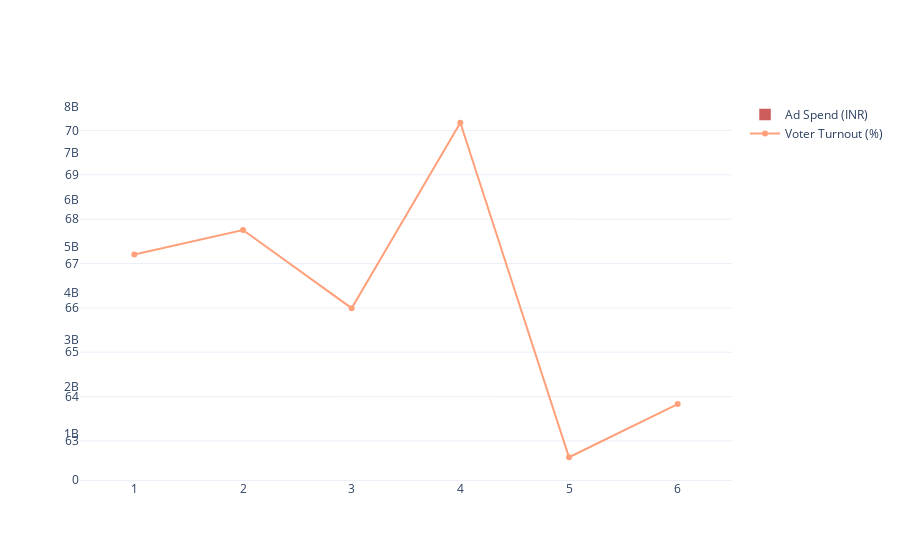

The code cell stored with this chart in its notebook:
### Markdown cell above
### Ad spending and voter turnout by election phase:

### Code cell
phase_analysis = merged_data.groupby('Phase').agg({
    'Amount spent (INR)': 'sum',
    'Polled (%)': 'mean'
}).reset_index()

fig = go.Figure()

fig.add_trace(go.Bar(
    x=phase_analysis['Phase'],
    y=phase_analysis['Amount spent (INR)'],
    name='Ad Spend (INR)',
    marker_color='indianred',
    yaxis='y1'
))

fig.add_trace(go.Scatter(
    x=phase_analysis['Phase'],
    y=phase_analysis['Polled (%)'],
    name='Voter Turnout (%)',
    marker_color='lightsalmon',
    yaxis='y2'
))

fig.show()

### Figure 1 — Plotly figure (JSON) as saved in the notebook; plotly's stock layout.template omitted (floating-point values rounded to 4 significant figures)
{"data": [{"marker": {"color": "indianred"}, "name": "Ad Spend (INR)", "type": "bar", "x": [1, 2, 3, 4, 5, 6], "y": [5556265415, 3986936358, 4726512390, 7732806345, 4346064062, 3872711127], "yaxis": "y"}, {"marker": {"color": "lightsalmon"}, "name": "Voter Turnout (%)", "type": "scatter", "x": [1, 2, 3, 4, 5, 6], "y": [67.2, 67.76, 65.99, 70.17, 62.63, 63.83], "yaxis": "y2"}], "layout": {"autosize": true, "xaxis": {"autorange": true, "range": [0.5, 6.5], "type": "linear"}, "yaxis": {"autorange": true, "range": [0, 8140000000.0], "type": "linear"}, "yaxis2": {"autorange": true, "range": [62.01, 70.8], "type": "linear"}}}
